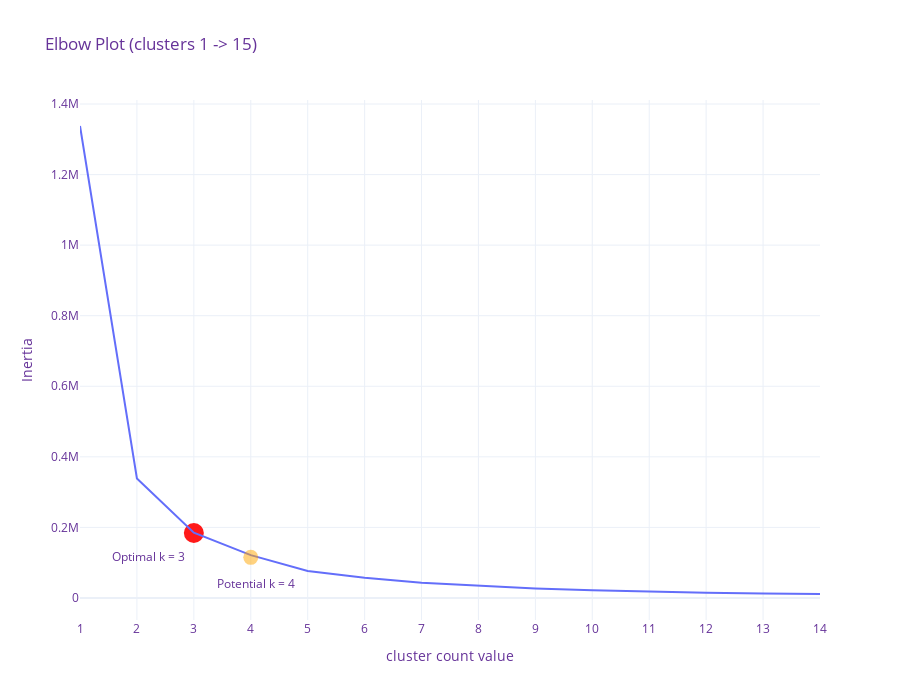

Here is the notebook cell this chart was saved with:
### Code cell
# Elbow Plot:
import plotly.express as px
import plotly.graph_objects as go
fig1 = px.scatter(x=[3],y=[184000]).update_traces(marker=dict(color='red', size=20, opacity=.9))

fig5 = px.scatter(x=[4],y=[115000]).update_traces(marker=dict(color='orange', size=15, opacity=.5))

fig2 = px.line(x=range(1,15), 
              y=captured_score, 
              title='Elbow Plot (clusters 1 -> 15)', 
              #width=50, 
              #height=500, 
                 labels={
                     "x": "number of k-means clusters assumed",
                     "y": "Calcualted Inertia"})
fig3 = go.Figure(data=fig1.data + fig2.data + fig5.data, 
                    layout=go.Layout(height=700, width=900))

#fig.update_xaxes(tickvals=list(range(1,15)))
fig3.update_layout(title='Elbow Plot (clusters 1 -> 15)',
    xaxis = dict(
        tickmode = 'linear',
        dtick = 1))

fig3 = fig3.update_layout(
    title='Elbow Plot (clusters 1 -> 15)',
    xaxis_title="cluster count value",
    yaxis_title="Inertia",
    legend_title="Legend Title",
    font=dict(
        size=12,
        color="RebeccaPurple"))

fig3 = fig3.add_trace(go.Scatter(
    x=[2.2],
    y=[130900],
    mode="text",
    name="Markers and Text 2",
    text=["Optimal k = 3"],
    textposition="bottom center"))

fig3 = fig3.add_trace(go.Scatter(
    x=[4.1],
    y=[54000],
    mode="text",
    name="Markers and Text",
    text=["Potential k = 4"],
    textposition="bottom center"))

fig3 = fig3.update_layout(showlegend=False)
fig3 = fig3.update_layout(template='plotly_white')  
fig3.show(); 
# fig3.write_image("D:\elbow_plot_kmeans_dual.png")

### Figure 1 — Plotly figure (JSON) as saved in the notebook; plotly's stock layout.template omitted (floating-point values rounded to 4 significant figures)
{"data": [{"hovertemplate": "x=%{x}<br>y=%{y}<extra></extra>", "legendgroup": "", "marker": {"color": "red", "opacity": 0.9, "size": 20, "symbol": "circle"}, "mode": "markers", "name": "", "orientation": "v", "showlegend": false, "type": "scatter", "x": [3], "xaxis": "x", "y": [184000], "yaxis": "y"}, {"hovertemplate": "number of k-means clusters assumed=%{x}<br>Calcualted Inertia=%{y}<extra></extra>", "legendgroup": "", "line": {"color": "#636efa", "dash": "solid"}, "mode": "lines", "name": "", "orientation": "v", "showlegend": false, "type": "scatter", "x": [1, 2, 3, 4, 5, 6, 7, 8, 9, 10, 11, 12, 13, 14], "xaxis": "x", "y": [1338000.0, 338800.0, 184900.0, 121300.0, 76430.0, 56910.0, 42720.0, 34230.0, 26710.0, 21810.0, 18070.0, 14720.0, 12870.0, 11170.0], "yaxis": "y"}, {"hovertemplate": "x=%{x}<br>y=%{y}<extra></extra>", "legendgroup": "", "marker": {"color": "orange", "opacity": 0.5, "size": 15, "symbol": "circle"}, "mode": "markers", "name": "", "orientation": "v", "showlegend": false, "type": "scatter", "x": [4], "xaxis": "x", "y": [115000], "yaxis": "y"}, {"mode": "text", "name": "Markers and Text 2", "text": ["Optimal k = 3"], "textposition": "bottom center", "type": "scatter", "x": [2.2], "y": [130900]}, {"mode": "text", "name": "Markers and Text", "text": ["Potential k = 4"], "textposition": "bottom center", "type": "scatter", "x": [4.1], "y": [54000]}], "layout": {"font": {"color": "RebeccaPurple", "size": 12}, "height": 700, "legend": {"title": {"text": "Legend Title"}}, "showlegend": false, "title": {"text": "Elbow Plot (clusters 1 -> 15)"}, "width": 900, "xaxis": {"dtick": 1, "tickmode": "linear", "title": {"text": "cluster count value"}}, "yaxis": {"title": {"text": "Inertia"}}}}
